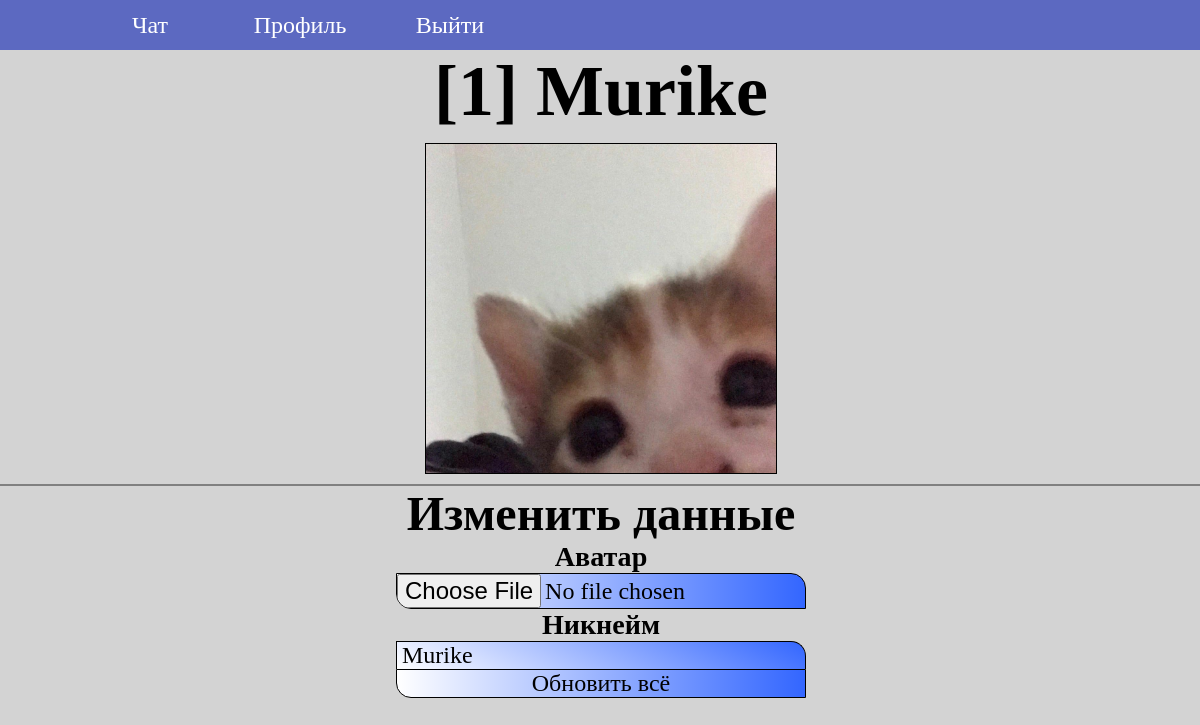
The app's page /profile (signed in) with its own data.
### mainMessages/models.py (models this page shows, shortened)
class UserProfile(models.Model):
    user = models.OneToOneField(
        to=User,
        on_delete=models.CASCADE
    )
    nickname = models.CharField(max_length=64)
    avatar = models.ImageField(
        default='default_avatar.png',
        upload_to=upload_path,
    )

### registration/views.py (the view, shortened to what this page needs)
# urls.py: path('profile', profile),
@login_required
def profile(request):
    if request.method == 'GET':
        if request.user.is_authenticated is not True:
            return redirect('/login')
        user = UserProfile.objects.get(user=request.user)
        return render(request, 'profile.html', {'p_user': user})

### templates/profile.html (shortened to what this page needs)
{% extends 'flatpages/default.html' %}
{% load static %}
{% block styles %}
<link rel="stylesheet" href="{% static 'css/profile.css' %}">
{% endblock styles %}
{% block content %}
<div id="profile-content">
    <div id="user-data">
        [{{ p_user.user.id }}] {{ p_user.nickname }}
        <img src="{{ p_user.avatar.url }}">
    </div>
    <hr style="width: 100%; border: 1px solid grey">
    <div id="update-user-data">
        <h1>Изменить данные</h1>
        <form enctype="multipart/form-data" method="post">
            <h3>Аватар</h3><input type="file" name="avatar">
            <h3>Никнейм</h3><input type="text" name="nickname" value="{{ p_user.nickname }}">
            <button type="submit">Обновить всё</button>
        </form>
    </div>
</div>
{% endblock content %}

### static/css/index.css (style rules this page uses)
* { margin: 0; padding: 0; font-family: "Times New Roman", sans-serif; }
body { background-color: #d3d3d3; }
img { width: 50px; }

### static/css/profile.css (style rules this page uses)
#profile-content { margin: auto; display: flex; flex-direction: column; flex-wrap: wrap; align-items: center; font-size: 1.5em; }
#user-data { display: flex; flex-wrap: wrap; flex-direction: column; font-weight: bold; font-size: 3em; text-align: center; }
#user-data img { width: 350px; margin: 10px auto; border: 1px solid black; }
#update-user-data { display: flex; flex-direction: column; flex-wrap: wrap; text-align: center; align-items: center; }
#update-user-data form { display: flex; flex-direction: column; flex-wrap: wrap; }
input[type='text'] { font-size: 1em; background: linear-gradient(30deg, #fff, #36f); border: 1px solid black; border-bottom: none; }
input[type='file'], button { border: 1px solid black; background: linear-gradient(90deg, #fff, #36f); font-size: 1em; border-bottom-left-radius: 15px; }
input[type='file'] { border-top-right-radius: 15px; }
input[type='text'] { padding-left: 5px; border-top-right-radius: 15px; }

### records on screen
UserProfile: user.id "1", nickname "Murike", avatar (picture)
